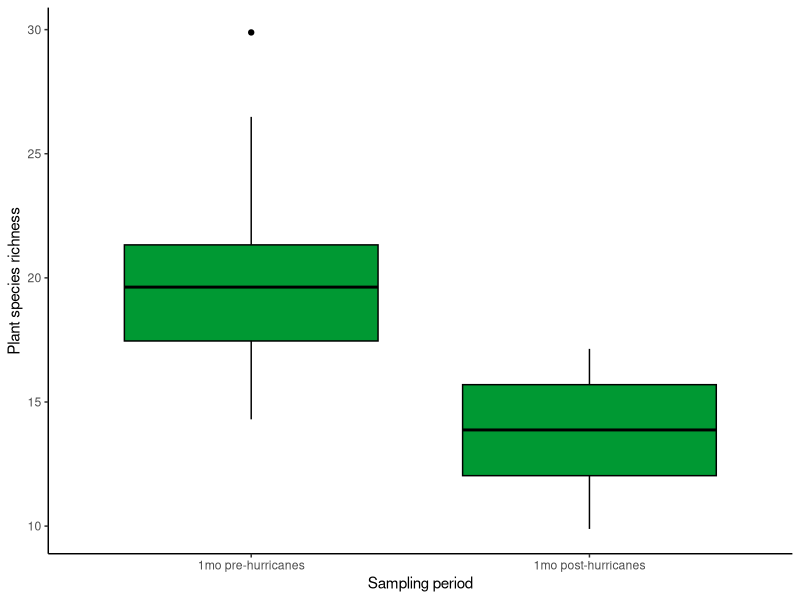
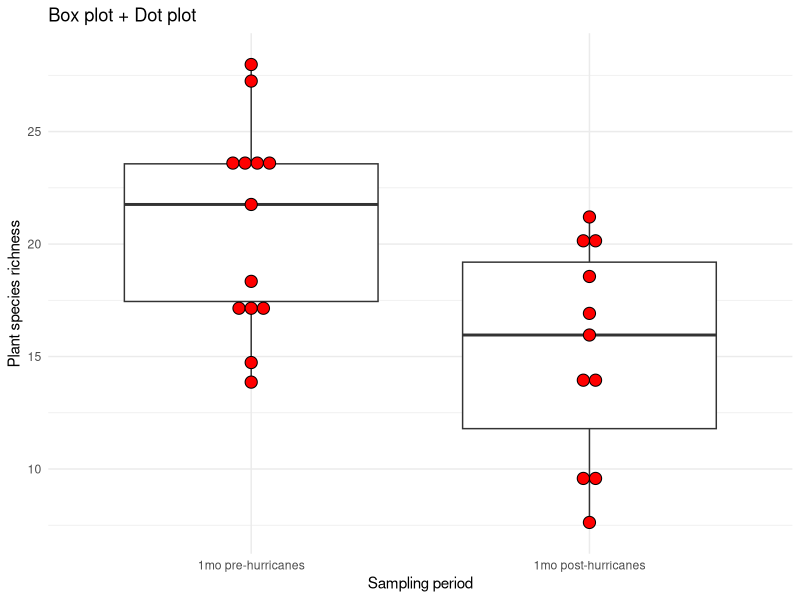

Write the R code that produced these figures, in order.
## ---- chunk 1

# load libraries ------------------------------------------------------------

library(ggplot2) 

# global variables ------------------------------------------------------------

n_group <- 2 
n_treatment <- c("1mo pre-hurricanes","1mo post-hurricanes")
n_size <- c(13,11) 
n_mean <- c(22,13) 
n_sd <- c(5,5) 

# -------------------------------------------------------------------------------
# FUNCTION create_data
# description: create fake data frame
# inputs: n_group, n_name, n_size, n_mean, n_sd
# outputs: data frame with fake data on plant richness pre and post hurricane
#################################################################################
create_data <- function(group = 2, 
                        treatment = c("treatment1", "treatment2"),
                        size = c(15,14),
                        mean = c(20,10),
                        sd = c(4,4)) {
  
  period <- rep(treatment,size)
  id <- 1:(sum(size))

  P.richness <- c(rnorm(n=size[1], mean=mean[1], sd=sd[1]),
                 rnorm(n=size[2], mean=mean[2], sd=sd[2]))
  df <- data.frame(id,period,P.richness)
  df$period <- factor(df$period,
                  levels = c(treatment[1],treatment[2]), ordered = TRUE)
  return(df)
} # end of create_data

# -------------------------------------------------------------------------------

# -------------------------------------------------------------------------------
# FUNCTION anova_1way
# description: run a 1 way anova on fake data
# inputs: data frame with x_var in second column and y_var in third column
# outputs: summary of anova results
#################################################################################
anova_1way<- function(data=my_data) {

  model <- aov(data[,3]~data[,2], data=data)

  return(summary(model))

} # end of anova_1way

# -------------------------------------------------------------------------------

# -------------------------------------------------------------------------------
# FUNCTION my_boxplot
# description: this function created a boxplot of plant richness vs period
# inputs: data frame with x_var in second column and y_var in third column
# outputs: boxplot
#################################################################################
my_boxplot <- function(data=my_data) {

    p1 <- ggplot(data = data,
                  aes(x=data[,2],
                       y=data[,3])) + 
                  geom_boxplot(fill='#009933', color="black")+
                  labs(x="Sampling period", y = "Plant species richness") +
                 theme_classic()
    print(p1)
    message("Message: Boxplot has been created!")

} # end of my_boxplot

# -------------------------------------------------------------------------------

# -------------------------------------------------------------------------------

# Running my functions (program body)

my_data <- create_data(group=n_group, treatment=n_treatment, size=n_size,
            mean=n_mean, sd=n_sd)
model <- anova_1way()
print(model)
my_boxplot()

# -------------------------------------------------------------------------------

## ---- chunk 2

# -------------------------------------------------------------------------------
# FUNCTION aov_table
# description: extracts the df, F, and p-value from one-way ANOVA
# inputs: summary of ANOVA result in list form
# outputs: table with df, F and p-value from one-way ANOVA
#################################################################################
aov_table <- function(list = model) {
  
    model <- unlist(list)
    my_results <- matrix(model[c(1, 7, 9)], ncol=3, byrow=TRUE)
    colnames(my_results) <- c("df", "F", "p-value")
    rownames(my_results) <- ""
    my_results <- as.table(my_results)
    
  return(round(my_results, digits=6))

} # end of aov_table
# -------------------------------------------------------------------------------

# -------------------------------------------------------------------------------
# FUNCTION dot_boxplot
# description: generates a dot plot within a boxplot, showing distribution of data points
# inputs: data frame with x_var in second column and y_var in third column
# outputs: Boxplot + Dotplot
#################################################################################
dot_boxplot <- function(data=my_data) {
  
  p2 <- ggplot(data = data,
               aes(x=data[,2], y=data[,3]))
  p2 <- p2 + geom_boxplot() + 
    geom_dotplot(binaxis='y', 
               stackdir='center', 
               dotsize = .8, 
               fill="red") +
    theme_minimal() + 
    labs(title="Box plot + Dot plot",
       x="Sampling period", y = "Plant species richness")

   print(p2)

} # end of dot_boxplot
# -------------------------------------------------------------------------------

# -------------------------------------------------------------------------------

# Running my functions (program body)


my_data <- create_data(group=n_group, treatment=n_treatment, size=n_size,
            mean=n_mean, sd=n_sd)
model <- anova_1way()
aov_table()
dot_boxplot()
